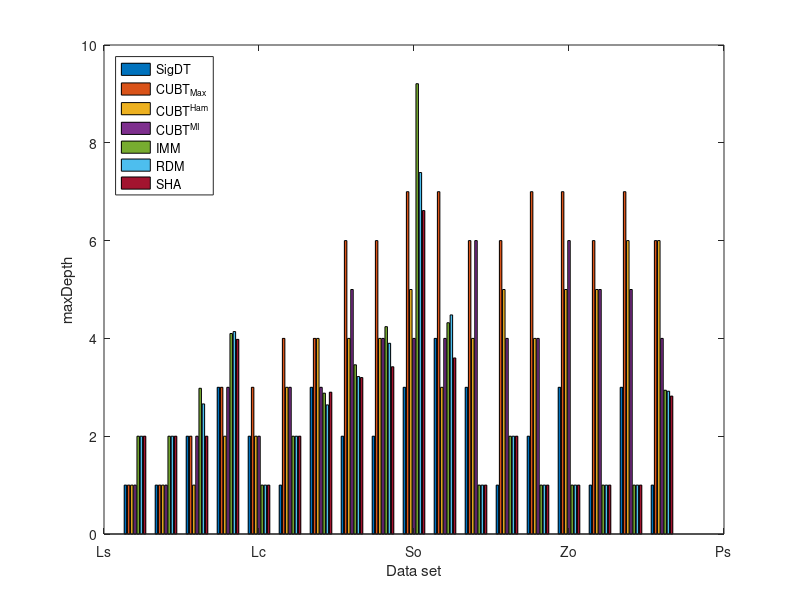

This chart was generated by the following MATLAB code: (Note: this script raises an error after producing the figure.)
load('maxDepth_list.mat')
% 数据集和算法名称
data = {'Ls', 'Lc', 'So', 'Zo', 'Ps', 'Hr', 'Ly', 'Hd', 'Sf', 'Pt', 'De', 'Hv', 'Bs', 'Ca', 'Bc', 'Mm', 'Tt', 'Ce'};
algo = {'SigDT','CUBT_{Max}','CUBT^{Ham}','CUBT^{MI}','IMM','RDM','SHA'};

% 应用自定义Y轴转换
maxDepth_transformed = maxDepth_list;
maxDepth_transformed(maxDepth_list > 7) = 7 + log(maxDepth_list(maxDepth_list > 7) - 7);

% 创建图形
figure;
b = bar(maxDepth_transformed, 'grouped');
set(gca, 'XTickLabel', data);
legend(algo, 'Location', 'northwest');
xlabel('Data set');
ylabel('maxDepth');

colors = [0.9, 0.9, 0.4;     % SigDT - 亮金色
          0.9, 0.9, 0.9;     % CUBT_{Max} - 非常浅的灰色
          1.0, 0.8, 0.8;     % CUBT^{Ham} - 浅粉红
          0.9, 0.5, 0.5;     % CUBT^{MI} - 淡红色
          0.3, 0.5, 0.9;     % IMM - 更浅的深蓝色
          0.6, 0.8, 1.0;     % RDM - 浅蓝色
          1, 0.5, 0];        % SHA - 深橙色

for i = 1:length(b)
    b(i).FaceColor = colors(i,:);
end

% 添加平均值水平线
line(xlim, [mean(maxDepth_list(:,1)) mean(maxDepth_list(:,1))], 'Color', colors(1,:), 'LineStyle', '--', 'LineWidth', 2);
line(xlim, [mean(maxDepth_list(:,7)) mean(maxDepth_list(:,7))], 'Color', colors(end,:), 'LineStyle', '--', 'LineWidth', 2);

% 定义刻度
yTicks = [1,2,3,4,5,6,7,7+log(10-7),7+log(16-7)];
yTickLabels = {'1','2','3','4','5','6','7','10','16'};

% 应用自定义刻度
set(gca, 'YTick', yTicks, 'YTickLabels', yTickLabels);

% 设置字体大小和字体，确保坐标轴标签不会重叠
set(gca, 'FontSize', 25);
set(gca, 'FontName', 'Arial');
set(gca, 'XTick', 1:length(data), 'XTickLabel', data, 'FontSize', 25); % 设置X轴标签的字体大小